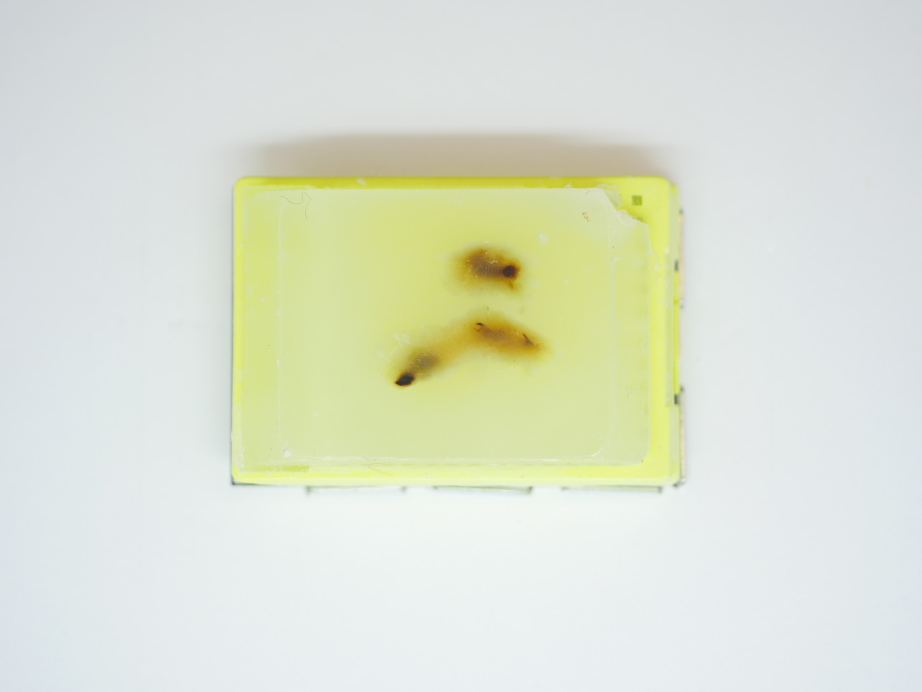
#> input picture img_raw/blocks/0_blk.jpg, 4608 x 3456 px (shown at 1/5 size); its folder holds only this picture in this run
$ jupyter execute --allow-errors preprocessing.ipynb   (shell and % lines are left out)
#> lines starting #> are read from the running program, lines starting #| are printed output that depends on the picture; after the words box and inside, x2 and y2 are one past the last pixel; in counts of white or black regions, pixels touching at a corner belong together
### helpers.py
from matplotlib import pyplot as plt
from matplotlib.colors import hsv_to_rgb
import cv2

# Some helper functions
def show1img(img_title, img):
#     img = cv2.cvtColor(img, cv2.COLOR_HSV2RGB)
    figure_size = 10
    plt.figure(figsize=(figure_size, figure_size))
    plt.imshow(img)
    plt.title(img_title)
    plt.show()

def show2img(img1_title, img1,img2_title, img2):
#     img1 =  cv2.cvtColor(img1, cv2.COLOR_HSV2RGB)
#     img2 =  cv2.cvtColor(img2, cv2.COLOR_HSV2RGB)
    figure_size = 20
    plt.figure(figsize=(figure_size, figure_size))
    plt.subplot(1, 2, 1), plt.imshow(img1)
    plt.title(img1_title), plt.xticks([]), plt.yticks([])
    plt.subplot(1, 2, 2), plt.imshow(img2)
    plt.title(img2_title), plt.xticks([]), plt.yticks([])

    plt.show()

### preprocessing.ipynb
# Preprocess the block-slide image pair before the QC step

### Import the necessary libraries

[cell 1]
import cv2
import numpy as np
from matplotlib import pyplot as plt

# Helper Functions
from helpers import *

### Functions

[cell 2]
def crop(image, x1, x2, y1, y2):
    height = image.shape[0]
    width = image.shape[1]
    cropped = image[y1:y2, x1:x2]
    return cropped.copy()


def flip_img(img, direction):
    return cv2.flip(img, direction).copy()


def resize_with_pad(image, height=1500, width=1500):

    def get_padding_size(image):
        try:
            h, w, _ = image.shape
        except:
            h, w = image.shape
        longest_edge = max(h, w)
        top, bottom, left, right = (0, 0, 0, 0)
        if h < longest_edge:
            dh = longest_edge - h
            top = dh // 2
            bottom = dh - top
        elif w < longest_edge:
            dw = longest_edge - w
            left = dw // 2
            right = dw - left
        else:
            pass

        return top+100, bottom+100, left+100, right+100

    top, bottom, left, right = get_padding_size(image)
    BLACK = [0, 0, 0]
    constant = cv2.copyMakeBorder(
        image, top, bottom, left, right, cv2.BORDER_CONSTANT, value=BLACK)

    resized_image = cv2.resize(constant, (height, width))

    return resized_image

[cell 3]
# Read all images
import os

slides = []
blocks = []

path = './img_raw/blocks/'
files = os.listdir(path)
for index, file in enumerate(files):
    # convert image from BGR to RGB
    img_blk = cv2.cvtColor(cv2.imread(os.path.join(path, file)), cv2.COLOR_BGR2RGB)
    blocks.append(img_blk)

path = './img_raw/slides/'
#> (the rest of this cell did not finish here and is left out)

### Preprocess function
* The functions take in the block-slide image pair, and return the processed block-slide image pair.
* The following must be corrected:
    1. Orientations
    2. Cropping
    3. Colour correction (RGB to Grayscale)

[cell 4]
# [13 lines left out: function kmean_segmentation, not called in this run]


def adaptive_thresholding(image_gray):
    # blur and grayscale before thresholding
    k = 9
    blur = cv2.GaussianBlur(
        src=image_gray,
        ksize=(k, k),
        sigmaX=0)

    # perform adaptive thresholding
    (t, image_thres) = cv2.threshold(src=blur,
                                     thresh=0,
                                     maxval=255,
                                     type=cv2.THRESH_BINARY + cv2.THRESH_OTSU)

    return image_thres.copy()


def get_contours(image, image_thres):
    image_with_cnts = image.copy()

    image_thres = cv2.erode(image_thres, None, iterations=2)
    image_thres = cv2.dilate(image_thres, None, iterations=2)

    cnts = cv2.findContours(image_thres, cv2.RETR_TREE,
                            cv2.CHAIN_APPROX_SIMPLE)[1]
    cv2.drawContours(image_with_cnts, cnts, -1, (0, 255, 255), 5)

    return image_with_cnts, cnts


def crop_by_contour(image, cnts):
    min_area = 30000
    max_area = 2000000
    box = np.zeros(shape=image.shape, dtype="uint8")
    for c in cnts:
        area = cv2.contourArea(c)
        if area > min_area and area < max_area:
            (x, y, w, h) = cv2.boundingRect(c)
            cv2.rectangle(img=box,
                          pt1=(x, y),
                          pt2=(x + w, y + h),
                          color=(255, 255, 255),
                          thickness=-1)

    boxed = cv2.bitwise_and(src1=image, src2=box)
    image_cropped = image[y:y+h, x:x+w]

    return box, boxed, image_cropped

#> (a cell that did not finish here is left out)

[cell 6]
# [54 lines left out: function preprocess_slide, not called in this run]

#> (a cell that did not finish here is left out)

[cell 8]
def preprocess_block(img_block, if_print):
    image = crop(img_block, 1300, 3200, 1000, 2300)

    image_gray = cv2.cvtColor(image, cv2.COLOR_RGB2GRAY)

    # Adaptive thresholding
    image_thres = adaptive_thresholding(image_gray)
    image_thres = 255 - image_thres

    # Make a mask suitable for color images
    image_thres_bw = cv2.merge(mv=[image_thres, image_thres, image_thres])

    image_binary = image_thres_bw

    image = resize_with_pad(image, height=1500, width=1500)
    image_thres = resize_with_pad(image_thres, height=1500, width=1500)
    image_binary = resize_with_pad(image_binary, height=1500, width=1500)

    # Use the mask to select the remove background
    image_noBg = cv2.bitwise_and(src1=image, src2=image_binary)
    image_noBg[image_noBg == 0] = 255

    image_with_cnts, cnts = get_contours(image_binary, image_thres)

    # Find largest bounding rectangle
    box, boxed, image_cropped = crop_by_contour(image_binary, cnts)
    image_gray_box = cv2.cvtColor(box, cv2.COLOR_RGB2GRAY)
    # Adaptive thresholding
    image_thres_box = adaptive_thresholding(image_gray_box)

    # make a mask suitable for color images
    image_thres_bw_box = cv2.merge(
        mv=[image_thres_box, image_thres_box, image_thres_box])

    image_with_cnts_box, cnts_box = get_contours(box, image_thres_box)
    new_box, new_boxed, image_out = crop_by_contour(image_binary, cnts_box)

    image_out = resize_with_pad(image_out, height=1500, width=1500)

    if if_print:
        show1img(image, 'original')
        show1img(image_thres, 'Threshold image')
        show1img(image_thres_bw, 'bw Threshold image')
        show1img(image_noBg, 'Removed background')
        show1img(image_with_cnts, 'contour')
        show1img(box, 'box')
        show1img(image_thres_box, 'Threshold image')
        show1img(image_thres_bw_box, 'bw Threshold image')
        show1img(image_with_cnts_box, 'contour')
        show1img(new_box, 'box')
        show1img(new_boxed, 'boxed')
        show1img(image_out, 'image_cropped')

    return image_out

#> (a cell that did not finish here is left out)

[cell 10]
def preprocess():

    # Read all images
    import os

    path = './img/Blocks/'
    files = os.listdir(path)
    for index, file in enumerate(files):
        try:
            # convert image from BGR to RGB
            img_block = cv2.cvtColor(cv2.imread(
                os.path.join(path, file)), cv2.COLOR_BGR2RGB)
            img_block_preprocessed = preprocess_block(img_block, False)
#> in adaptive_thresholding, `(t, image_thres) = cv2.threshold(src=blur, thresh=0, maxval=255, type=..`:
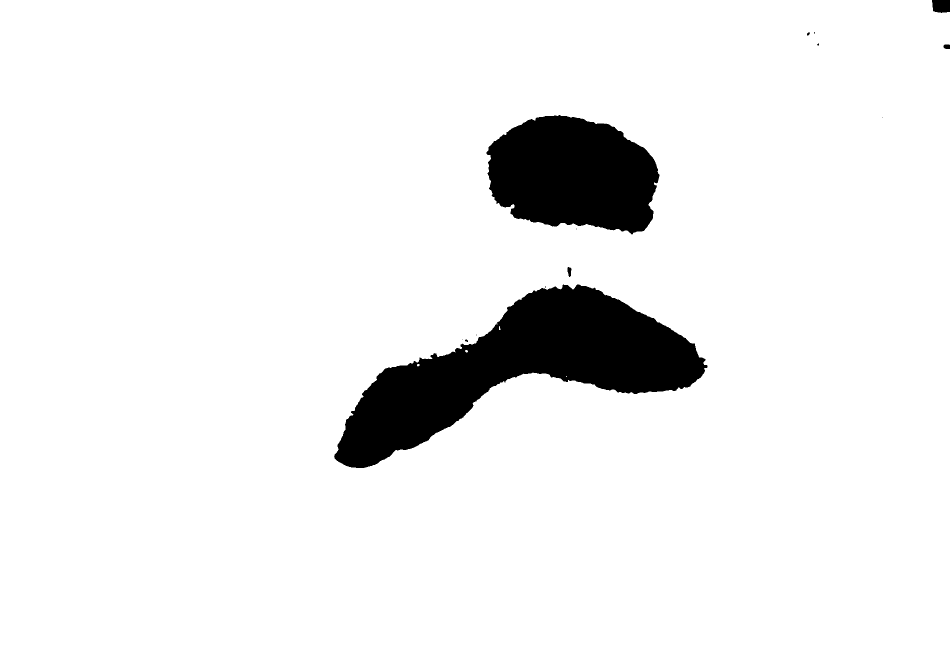
#> image_thres: shape (1300, 1900) (shown at 1/2 size); 93% white; 14 black regions (7 under 20 px), largest, box (x1, y1, x2, y2) and area: (668, 569, 1415, 936) 109842, (973, 230, 1319, 469) 62493, (1864, 0, 1900, 26) 852
#> in adaptive_thresholding, `(t, image_thres) = cv2.threshold(src=blur, thresh=0, maxval=255, type=..`: t = 178
#> in preprocess_block, `image_thres = 255 - image_thres`:
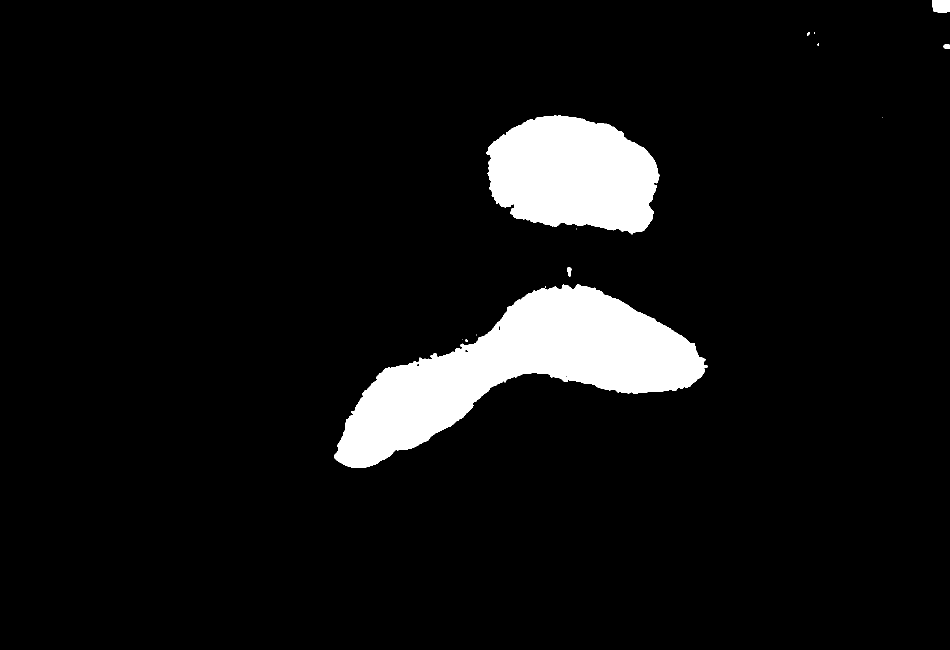
#> image_thres: shape (1300, 1900) (shown at 1/2 size); 7% white; 14 white regions (7 under 20 px), largest, box (x1, y1, x2, y2) and area: (668, 569, 1415, 936) 109842, (973, 230, 1319, 469) 62493, (1864, 0, 1900, 26) 852
#> in resize_with_pad, `top, bottom, left, right = get_padding_size(image)`: top = 400; left = 100
#> in preprocess_block, `image_noBg[image_noBg == 0] = 255`:
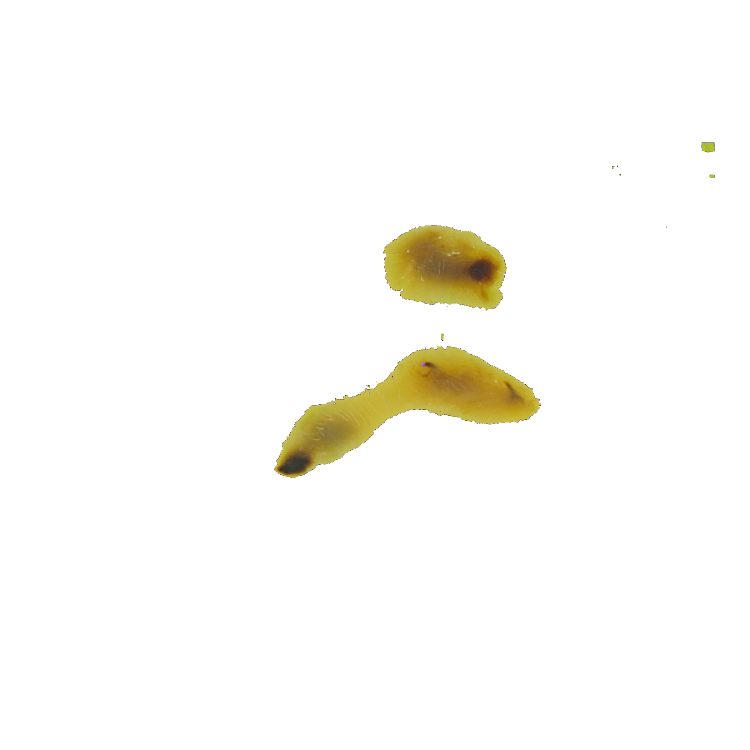
#> image_noBg: shape (1500, 1500, 3) (shown at 1/2 size); mean R, G, B 251.7, 250.7, 246.8
#> in get_contours, `cnts = cv2.findContours(image_thres, cv2.RETR_TREE, cv2.CHAIN_APPROX_S..`: cnts = 7 contours, 2 with area under 20; largest, box (x1, y1, x2, y2) and area: (549, 692, 1082, 955) 55796, (767, 450, 1013, 619) 31743, (1403, 285, 1429, 304) 432, (1420, 349, 1429, 356) 46, (882, 668, 887, 675) 24
#> the loop in crop_by_contour, `for c in cnts:` made 7 passes
#> (area, x, y, w, h) on passes 1, 5: (55796.5, 549, 692, 533, 263), (31743, 767, 450, 246, 169)
#> in crop_by_contour, `image_cropped = image[y:y+h, x:x+w]`:
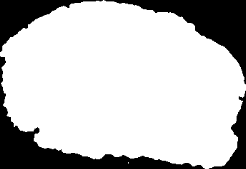
#> image_cropped: shape (169, 246, 3); min 0, max 255, mean 195.5
#> in get_contours (call 2), `cnts = cv2.findContours(image_thres, cv2.RETR_TREE, cv2.CHAIN_APPROX_S..`: cnts = 2 contours; box (x1, y1, x2, y2) and area: (549, 692, 1083, 956) 140177, (767, 450, 1014, 620) 41572
#> in get_contours (call 2), `cv2.drawContours(image_with_cnts, cnts, -1, (0, 255, 255), 5)`:
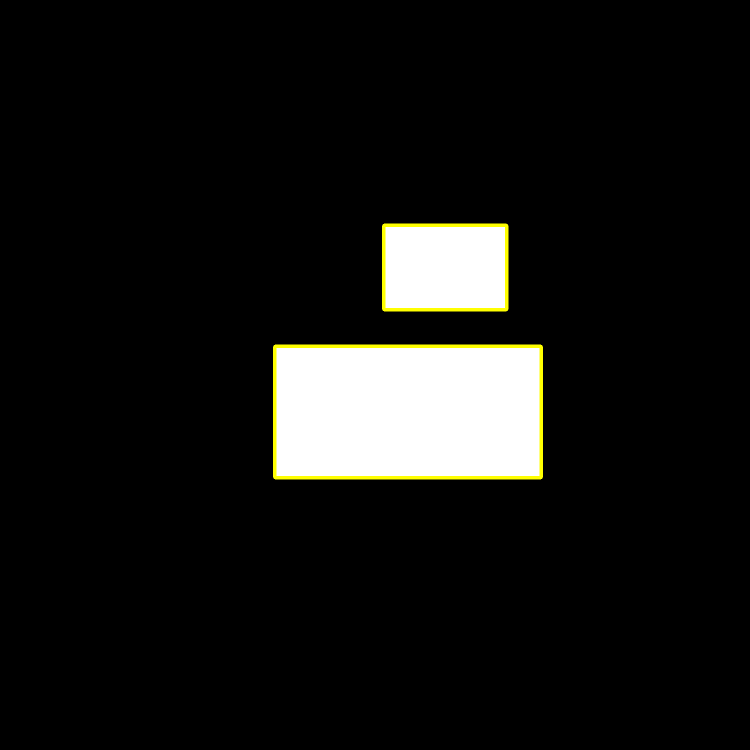
#> image_with_cnts: shape (1500, 1500, 3) (shown at 1/2 size); mean of channels 0, 1, 2 19.6, 21.6, 21.6; drawn as B, G, R
#> in preprocess_block, `image_with_cnts_box, cnts_box = get_contours(box, image_thres_box)`: cnts_box has the same summary as cnts in get_contours
#> the loop in crop_by_contour (call 2), `for c in cnts:` made 2 passes
#> (area, x, y, w, h) on passes 1 to 2: (140177, 549, 692, 534, 264), (41572, 767, 450, 247, 170)
#> after the loop in crop_by_contour (call 2), `for c in cnts:`:
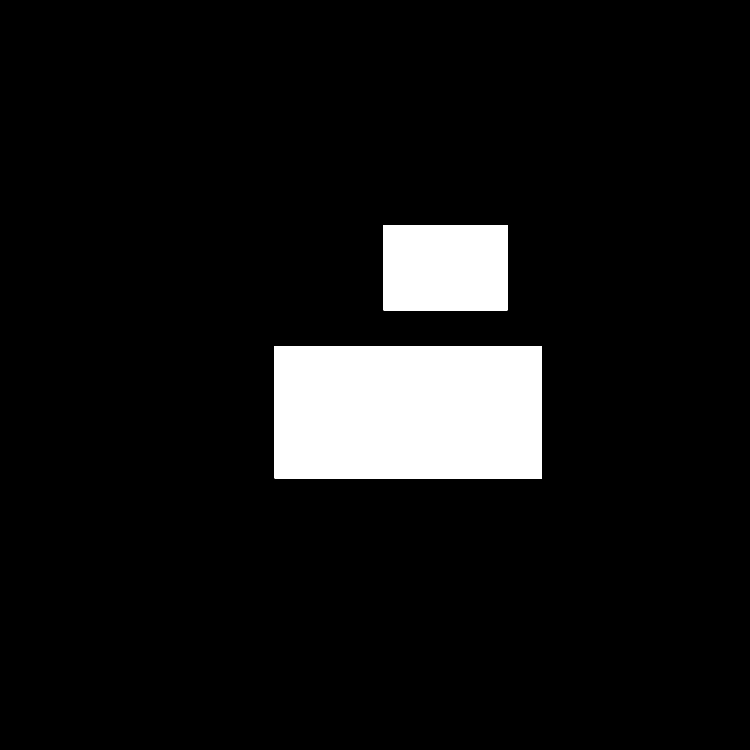
#> box: shape (1500, 1500, 3) (shown at 1/2 size); 8.2% white; 2 white regions, box (x1, y1, x2, y2) and area: (549, 692, 1084, 957) 141775, (767, 450, 1015, 621) 42408
            cv2.imwrite(
                './img/Blocks_processed/{}_blk_preprocessed.jpg'.format(index), img_block_preprocessed)
        except:
            pass

    path = './img/Slides/'
    files = os.listdir(path)
    for index, file in enumerate(files):
        try:
            # convert image from BGR to RGB
            img_slide = cv2.cvtColor(cv2.imread(
                os.path.join(path, file)), cv2.COLOR_BGR2RGB)
            img_slide_preprocessed = preprocess_slide(img_slide, False)
            cv2.imwrite(
                './img/Slides_processed/{}_sld_preprocessed.jpg'.format(index), img_slide_preprocessed)
        except:
            pass

    return

### Run the function

#> (a cell that did not finish here is left out)

[cell 12]
from pystackreg import StackReg
from skimage import io

#load reference and "moved" image

ref = cv2.cvtColor(io.imread('./img/Blocks_processed/1_blk_preprocessed.jpg'),cv2.COLOR_BGR2GRAY)
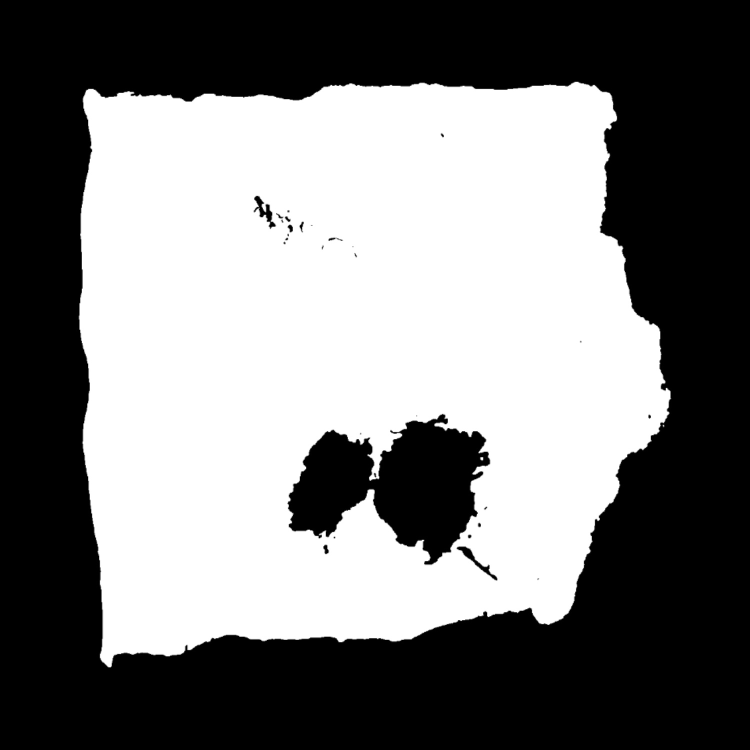
#> input picture img_clean/blocks_clean/1_blk_preprocessed.jpg, 1500 x 1500 px, found by its file name (shown at 1/2 size)
mov = cv2.cvtColor(io.imread('./img/Slides_processed/1_sld_preprocessed.jpg'),cv2.COLOR_BGR2GRAY)
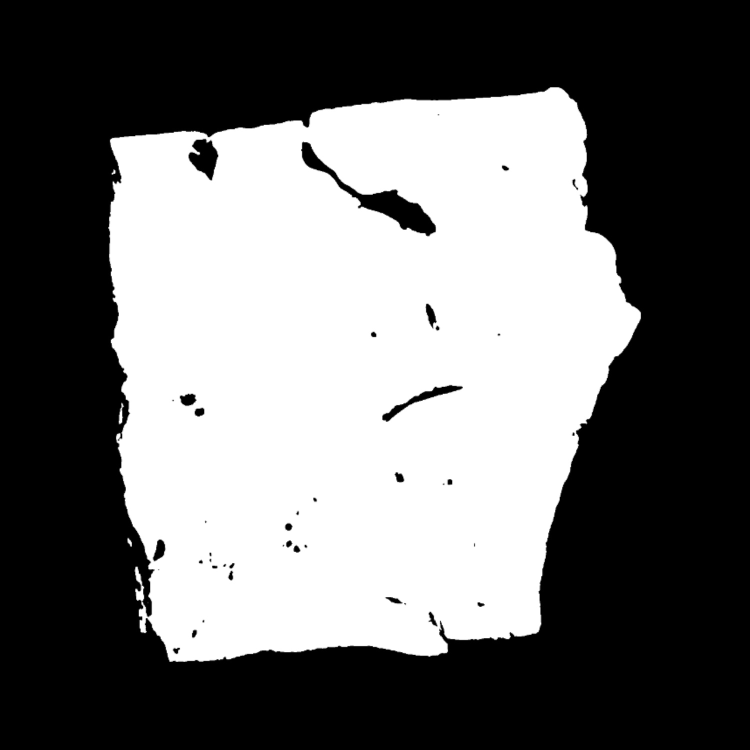
#> input picture img_clean/slides_clean/1_sld_preprocessed.jpg, 1500 x 1500 px, found by its file name (shown at 1/2 size)

#> (the rest of this cell did not finish here and is left out)


#> (a cell that did not finish here is left out)

#> (a cell that did not finish here is left out)


[cell 15]
def superimpose(img_block, img_slide):

    img_block = cv2.cvtColor(img_block, cv2.COLOR_GRAY2RGB)
    img_slide = cv2.cvtColor(img_slide, cv2.COLOR_GRAY2RGB)

    img_sub_block_slide = cv2.subtract(img_block, img_slide)

    img_sub_block_slide_coloured = img_sub_block_slide.copy()
    img_sub_block_slide_coloured[img_sub_block_slide_coloured[:, :, 2] > 10] = [
        0, 0, 255]

    img_sub_slide_block = cv2.subtract(img_slide, img_block)

    img_sub_slide_block_coloured = img_sub_slide_block.copy()
    img_sub_slide_block_coloured[img_sub_slide_block_coloured[:, :, 0] > 10] = [
        255, 0, 0]

#     show2img(img_sub_block_slide_coloured, 'block - slide',img_sub_slide_block_coloured, 'slide - block')

    img_diff = cv2.add(img_sub_block_slide, img_sub_slide_block)
    img_diff_coloured = cv2.add(
        img_sub_block_slide_coloured, img_sub_slide_block_coloured)

    img_add = cv2.add(img_block, img_slide)
    img_same = cv2.subtract(img_add, img_diff)
#     show2img(img_same, 'img_same', img_diff_coloured, 'img_diff')

    img = cv2.addWeighted(img_diff_coloured, 0.7, img_same, 0.5, 0)
    show1img(img, 'addWeighted')

    n_white_pix_add = np.sum(img_add[:, :, 0] == 255)
    n_white_pix_same = np.sum(img_same[:, :, 0] == 255)
    n_white_pix_diff = np.sum(img_diff[:, :, 0] == 255)
    score = 1 - n_white_pix_diff/n_white_pix_add

    print('=========== Superimpose ===========')
    print("Superimpose: %.2f" % score)

#> (a cell that did not finish here is left out)

#> in superimpose, img_block is the input picture: shape (1500, 1500, 3); min 0, max 255, mean 123
#> in superimpose, img_slide is the input picture: shape (1500, 1500, 3); min 0, max 255, mean 109.4
#> in superimpose, `img = cv2.addWeighted(img_diff_coloured, 0.7, img_same, 0.5, 0)`:
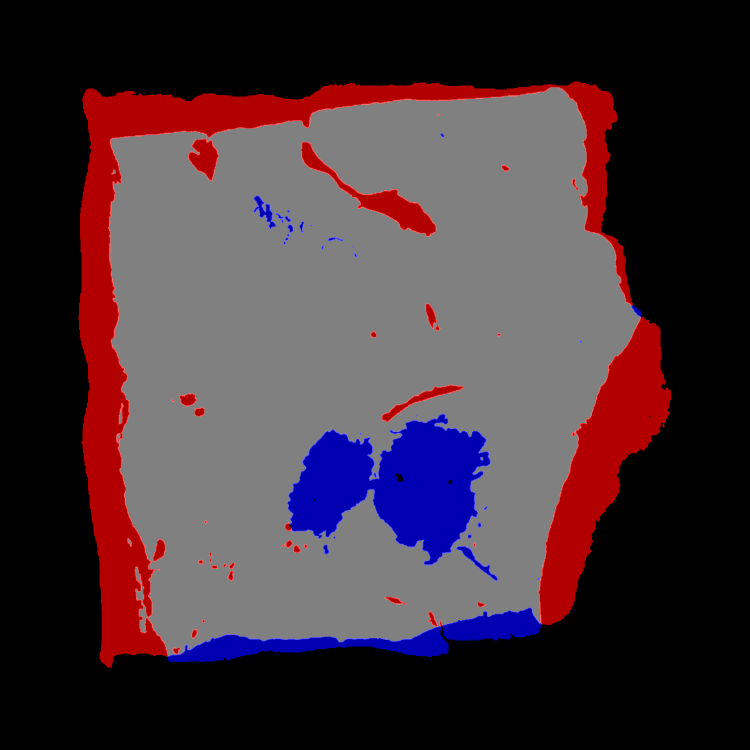
#> img: shape (1500, 1500, 3) (shown at 1/2 size); mean B, G, R 57.5, 49.6, 67.5

superimpose(mov, out_tra)
superimpose(ref, out_tra)

superimpose(mov, out_rot)
superimpose(ref, out_rot)

superimpose(mov, out_sca)
superimpose(ref, out_sca)

superimpose(mov, out_aff)
superimpose(ref, out_aff)

superimpose(mov, out_bil)
superimpose(ref, out_bil)

[cell 17]
subtractor = cv2.createBackgroundSubtractorMOG2(history=2, varThreshold=5, detectShadows=False)
path = './img_raw/blocks/'
files = os.listdir(path)
#> (the rest of this cell did not finish here and is left out)

    mask = subtractor.apply(img_blk)
    show1img(mask, "mask")
    if index > 10:
        break
